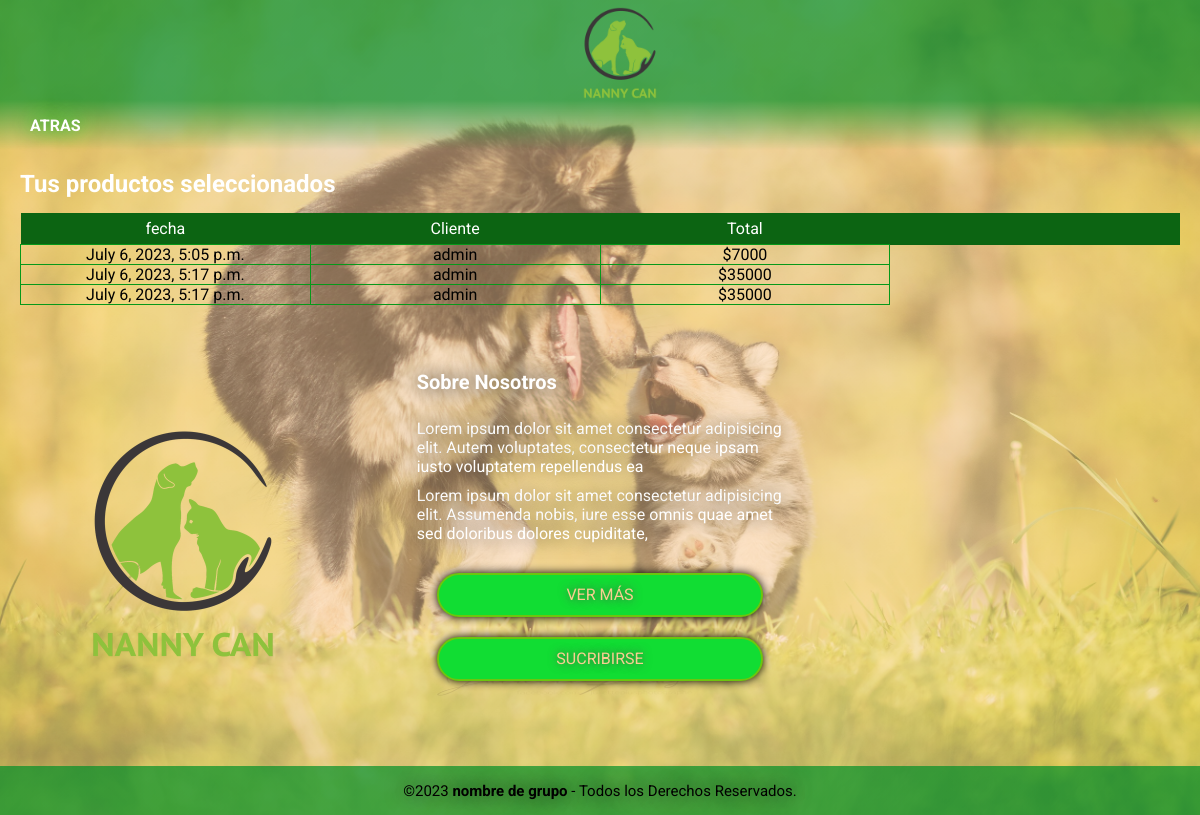
Page /historial (signed in) on the committed database.
### core/models.py (models this page shows, shortened)
class Venta(models.Model):
    id = models.AutoField(primary_key=True)
    fecha = models.DateTimeField(default=datetime.now())
    cliente = models.ForeignKey(to=User, on_delete=models.CASCADE)
    total = models.IntegerField()

### core/views.py (the view)
# urls.py: path('historial', historial, name="historial"),
def historial(request):
    if  request.user.is_authenticated:
        redirect(to="login")
    compras = Venta.objects.filter(cliente=request.user)
    return render(request, "core/historial.html", {"compras":compras})

### core/templates/core/historial.html
{% extends 'core/historial_base.html' %}
{% load static %}
{% block content %}
<body>
    <header>
        <div class="arriba">
            <div class="logo">
                <img class="log" src="{% static 'productos/zarla-nanny-can-1x1-2400x2400-20211020-9bbg4gtrmgfrd7p3wxph.png' %}" alt="">
            </div>
        </div>
        <div class="principal">
            <div class="narvar">
                <a href="{% url 'home' %}">ATRAS</a>
            </div>
        </div>
        <section class="productos " id="cart-container">
            <h2 class="titulo">Tus productos seleccionados</h2>
            <table width="100%">
                <thead>
                    <tr>
                        <td>fecha</td>
                        <td>Cliente</td>
                        <td>Total</td>
                        <td></td>
                </thead>
                <tbody>
                    {% for item in compras%}
                    <tr>
                        <td>{{item.fecha}}</td>
                        <td>{{item.cliente}}</td>
                        <td>${{item.total}}</td>
                    </tr>
                    {% endfor %}
                </tbody>
            </table>
        </section>
       {% endblock %}

### core/static/estilo_index.css (style rules this page uses)
* { margin: 0; padding: 0; font-family: 'Roboto', sans-serif; ; }
.arriba { background: linear-gradient(rgba(0, 143, 40, 0.7), rgba(0, 143, 40, 0.7)); height: 100vh; display: flex; justify-content: center; align-items: center; padding: 0px 5rem; height: 100px; }
.arriba .logo img { padding-top: 10px; padding-left: 40px; height: auto; width: 100px; max-height: 300px; max-width: 300px; }
.principal { height: 50px; display: flex; justify-content: space-between; align-items: center; background: linear-gradient(rgba(0, 143, 40, 0.7), rgba(12, 4, 250, 0)); }
.principal a { color: #fff; padding: 13px 30px; text-decoration: none; text-transform: uppercase; border-radius: 25px; text-align: center; font-weight: bold; transition: .3s; text-shadow: 0 0 20px rgb(6, 217, 41); }
body { margin: 0; padding: 0; background: linear-gradient(rgba(255, 207, 159, .50), rgba(255, 207, 159, 0.5)), url(imagenes/walpaiper.jpg) no-repeat center fixed; background-size: cover; height: 100vh; align-items: center; }
.productos { padding: 20px 20px; display: flex; column-gap: 20px; height: 100%; flex-wrap: wrap; }
.productos .titulo { color: #fff; margin-bottom: 15px; }
#cart-container table { border-collapse: collapse; width: 100%; table-layout: fixed; }
#cart-container table thead td { background: hsl(124, 79%, 22%); color: #fff; border: none; padding: 6px 0; }
#cart-container table td { border: 1px solid #06991a; text-align: center; color: #000000; }

### rows in the picture
Venta: fecha "July 6, 2023, 5:05 p.m.", cliente "admin", total "7000"
Venta: fecha "July 6, 2023, 5:17 p.m.", cliente "admin", total "35000"
Venta: fecha "July 6, 2023, 5:17 p.m.", cliente "admin", total "35000"
